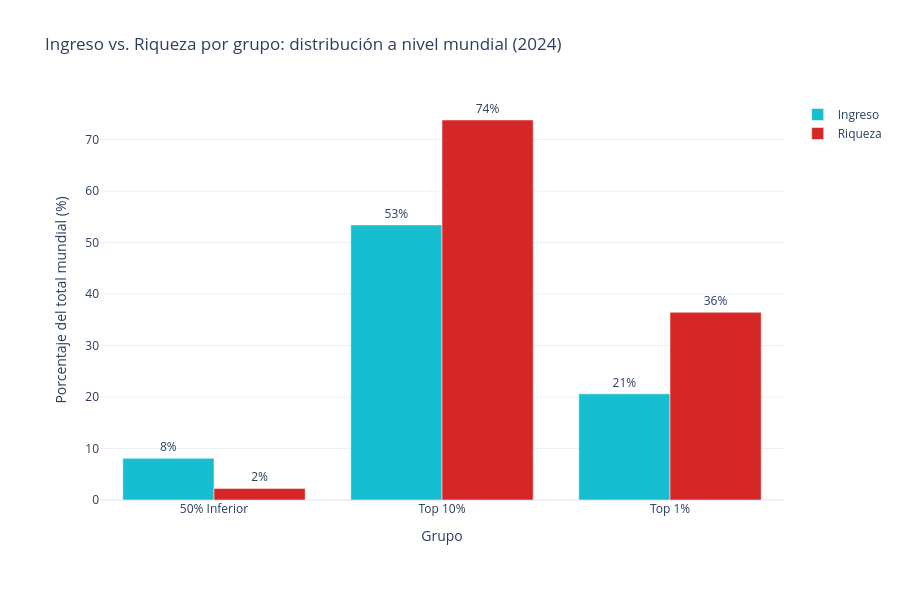

Notebook code cell kept with this figure:
### Code cell
fig = go.Figure()

fig.add_trace(go.Bar(
    x=comparacion_2024.index,
    y=comparacion_2024['Ingreso'],
    name='Ingreso',
    marker_color='#17becf',
    text=comparacion_2024['Ingreso'].apply(lambda x: f'{x:.0f}%'),
    textposition='outside'
))

fig.add_trace(go.Bar(
    x=comparacion_2024.index,
    y=comparacion_2024['Riqueza'],
    name='Riqueza',
    marker_color='#d62728',
    text=comparacion_2024['Riqueza'].apply(lambda x: f'{x:.0f}%'),
    textposition='outside'
))

fig.update_layout(
    title='Ingreso vs. Riqueza por grupo: distribución a nivel mundial (2024)',
    xaxis=dict(title='Grupo', automargin=True),
    yaxis=dict(title='Porcentaje del total mundial (%)', automargin=True),
    barmode='group',
    template='plotly_white',
    width=900,
    height=600,
    margin=dict(l=100, b=100)
)

fig.show()

### Figure 1 — Plotly figure (JSON) as saved in the notebook; plotly's stock layout.template omitted (floating-point values rounded to 4 significant figures)
{"data": [{"marker": {"color": "#17becf"}, "name": "Ingreso", "text": ["8%", "53%", "21%"], "textposition": "outside", "type": "bar", "x": ["50% Inferior", "Top 10%", "Top 1%"], "y": [8.09, 53.42, 20.61]}, {"marker": {"color": "#d62728"}, "name": "Riqueza", "text": ["2%", "74%", "36%"], "textposition": "outside", "type": "bar", "x": ["50% Inferior", "Top 10%", "Top 1%"], "y": [2.25, 73.79, 36.44]}], "layout": {"barmode": "group", "height": 600, "margin": {"b": 100, "l": 100}, "title": {"text": "Ingreso vs. Riqueza por grupo: distribución a nivel mundial (2024)"}, "width": 900, "xaxis": {"automargin": true, "title": {"text": "Grupo"}}, "yaxis": {"automargin": true, "title": {"text": "Porcentaje del total mundial (%)"}}}}
